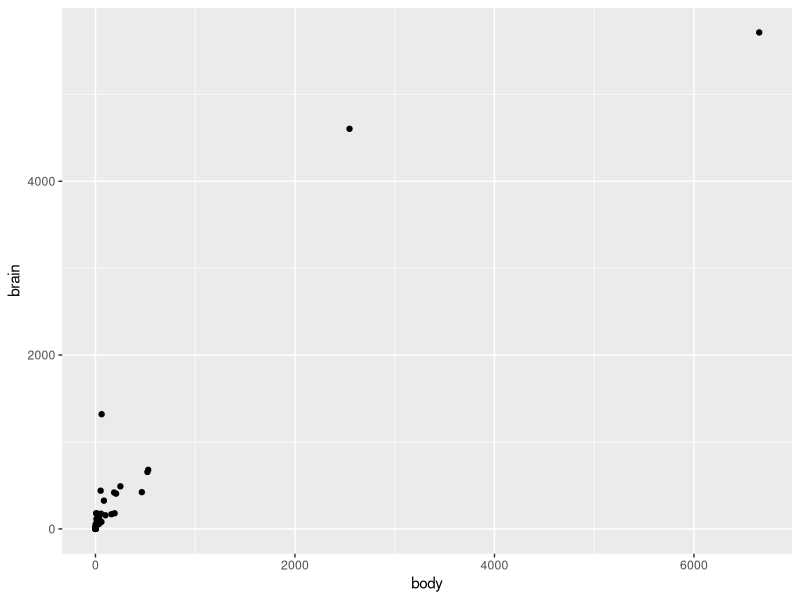
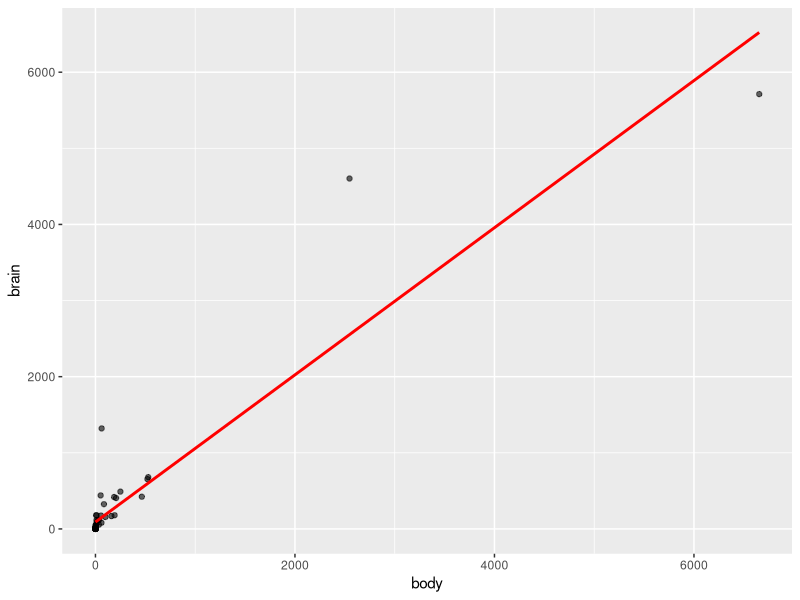
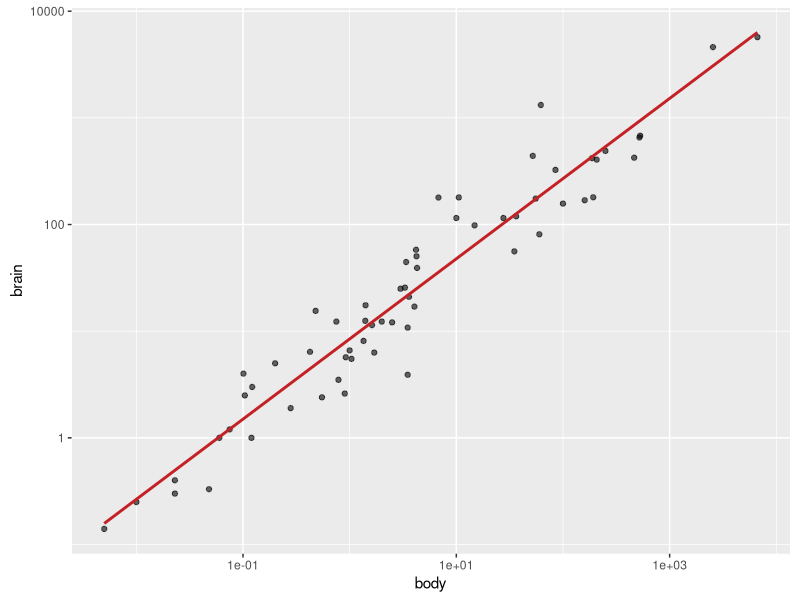
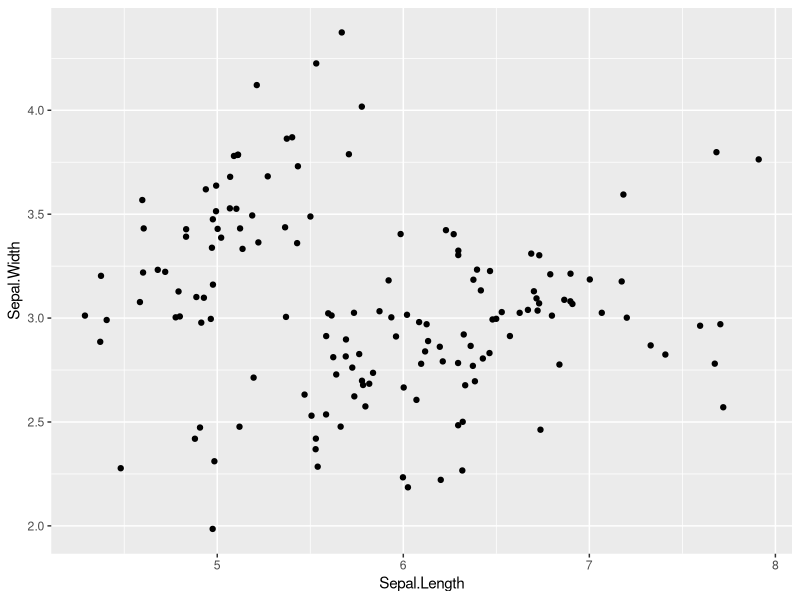
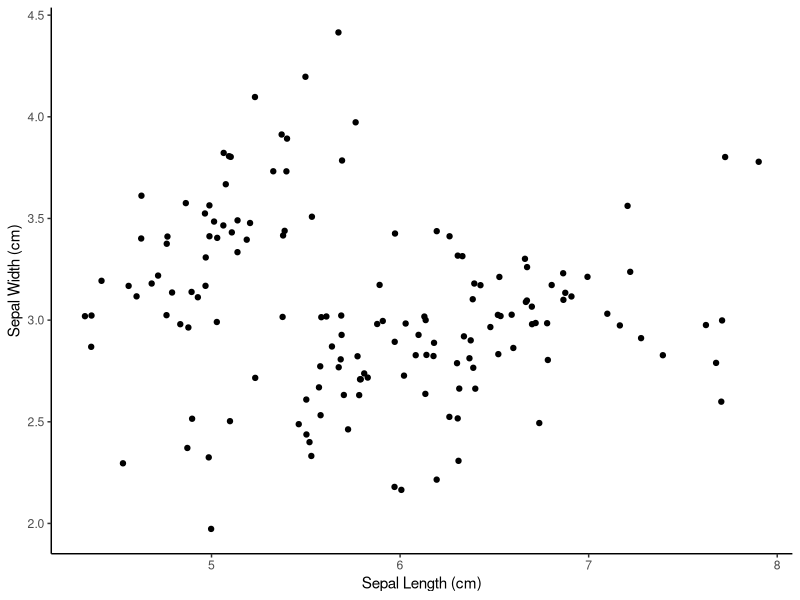
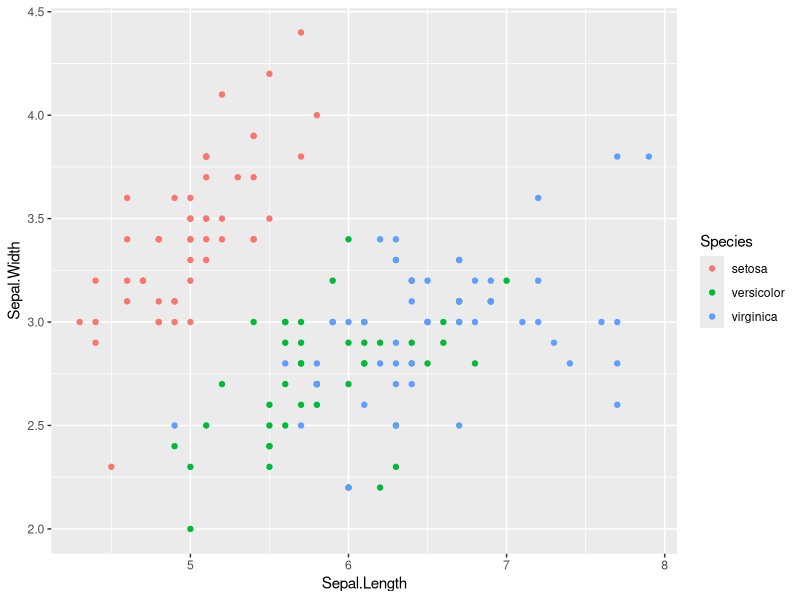
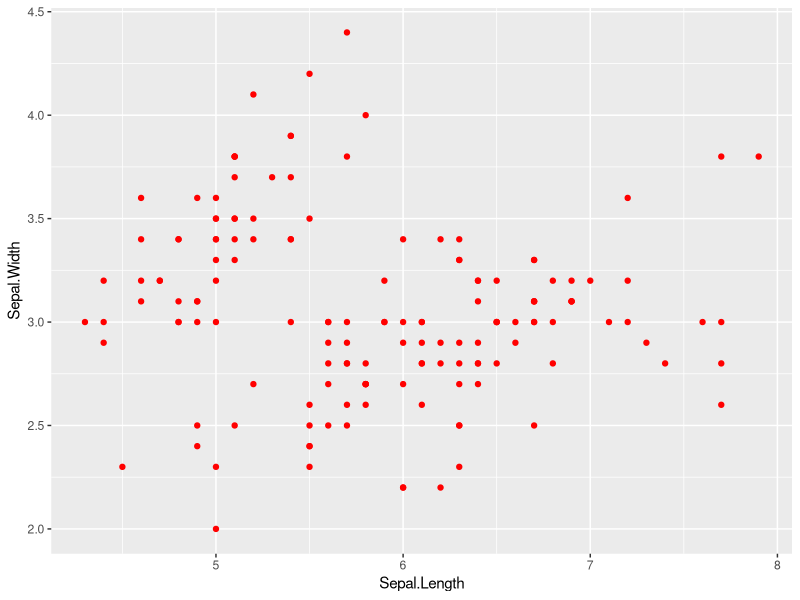
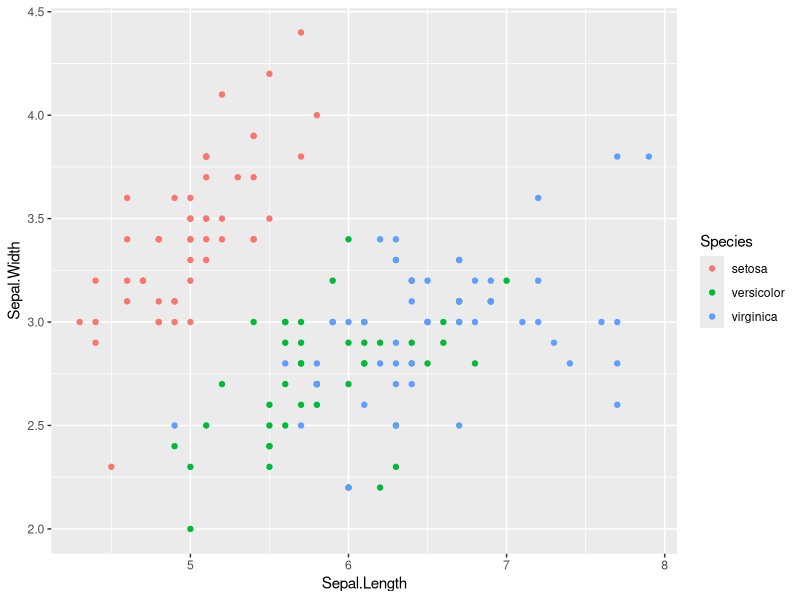

Generate these figures, in order, with R: (Note: this script raises an error after producing the figures.)
## ---- chunk 1
library(MASS)
library(ggplot2)
mammals
## ---- chunk 2
ggplot(mammals, aes(x = body, y = brain)) +
  geom_point()
## ---- chunk 3
ggplot(mammals, aes(x = body, y = brain)) +
  geom_point(alpha = 0.6) +
  stat_smooth(
    method = "lm",
    color = "red",
    se = FALSE
  )
## ---- chunk 4
ggplot(mammals, aes(x = body, y = brain)) +
  geom_point(alpha = 0.6) +
  coord_fixed() +
  scale_x_log10() +
  scale_y_log10() +
  stat_smooth(
    method = "lm",
    color = "#C42126",
    se = FALSE,
    size = 1
  )
## ---- chunk 5
iris
## ---- chunk 6
g <- ggplot(iris, aes(x = Sepal.Length, y = Sepal.Width)) +
  geom_jitter()
g
## ---- chunk 7
g <- g +
  labs(x = "Sepal Length (cm)", y = "Sepal Width (cm)") +
  theme_classic()
g
## ---- chunk 8
ggplot(iris, aes(x = Sepal.Length, y = Sepal.Width, color = Species)) +
  geom_point()
## ---- chunk 9
ggplot(iris, aes(x = Sepal.Length, y = Sepal.Width)) +
  geom_point(color = 'red')
## ---- chunk 10
ggplot(iris, aes(x = Sepal.Length,
                 y = Sepal.Width,
                 color = Species)) +
  geom_point(position = "identity")
## ---- chunk 11
ggplot(iris, aes(x = Sepal.Length,
                 y = Sepal.Width,
                 color = Species)) +
  geom_point(position = "jitter")
## ---- chunk 12
posn_j <- position_jitter(0.1)

ggplot(iris, aes(x = Sepal.Length,
                 y = Sepal.Width,
                 color = Species)) +
  geom_point(position = posn_j)
## ---- chunk 13
ggplot(iris, aes(x = Sepal.Length,
                 y = Sepal.Width,
                 color = Species)) +
  geom_point(position = 'jitter') +
  scale_x_continuous("Sepal Length") +
  scale_color_discrete("Species")
## ---- chunk 14
ggplot(iris, aes(x = Sepal.Length,
                 y = Sepal.Width,
                 color = Species)) +
  geom_point(position = 'jitter') +
  scale_x_continuous("Sepal Length",
                     limits = c(2,8)) +
  scale_color_discrete("Species")
## ---- chunk 15
ggplot(iris, aes(x = Sepal.Length,
                 y = Sepal.Width,
                 color = Species)) +
  geom_point(position = 'jitter') +
  scale_x_continuous("Sepal Length",
                     limits = c(2,8),
                     breaks = seq(2, 8, 3)) +
  scale_color_discrete("Species")
## ---- chunk 16
ggplot(iris, aes(x = Sepal.Length,
                 y = Sepal.Width,
                 color = Species)) +
  geom_point(position = 'jitter') +
  scale_x_continuous("Sepal Length",
                     limits = c(2,8),
                     breaks = seq(2, 8, 3),
                     expand = c(0,0)) +
  scale_color_discrete("Species")
## ---- chunk 17
ggplot(iris, aes(x = Sepal.Length,
                 y = Sepal.Width,
                 color = Species)) +
  geom_point(position = 'jitter') +
  scale_x_continuous("Sepal Length",
                     limits = c(2,8),
                     breaks = seq(2, 8, 3),
                     expand = c(0,0),
                     labels = c("Setosa", "Versicolor", "Virginica")) +
  scale_color_discrete("Species")
## ---- chunk 18
ggplot(iris, aes(x = Sepal.Length,
                 y = Sepal.Width,
                 color = Species)) +
  geom_point(position = 'jitter') +
  labs(x = "Sepal Length", y = "Sepal Width", color = "Species")
## ---- chunk 19
ggplot(iris, aes(x = Sepal.Length,
                 y = Sepal.Width)) +
  geom_point()
## ---- chunk 20
# Same as plot below
ggplot(iris, aes(x = Sepal.Length,
                 y = Sepal.Width)) +
  geom_point()

# Same as plot above
ggplot(iris, aes(x = Sepal.Length,
                 y = Sepal.Width)) +
  geom_point(aes(color = Species))

## ---- chunk 21
library('dplyr')
iris %>%
  group_by(Species) %>%
  summarise_all(mean) -> iris.summary # Summary statistics
## ---- chunk 22
ggplot(iris, aes(x = Sepal.Length,
                 y = Sepal.Width,
                 col = Species)) +
  # Inherits both data and aes from ggplot
  geom_point() +
  # Different data, but inherited aes
  geom_point(data = iris.summary, shape = 15, size = 5)
## ---- chunk 23
ggplot(iris, aes(x = Sepal.Length, y = Sepal.Width, col = Species)) +
  geom_point() + 
  geom_point(data = iris.summary, shape = 21, size = 5, fill = "black", stroke = 2)
## ---- chunk 24
ggplot(iris,
       aes(x = Sepal.Length,
           y = Sepal.Width,
           col = Species)) +
  geom_point(position = "jitter")
## ---- chunk 25
ggplot(iris, aes(x = Sepal.Width)) + geom_histogram()
## ---- chunk 26
ggplot(iris, aes(x = Sepal.Width)) + 
  geom_histogram(binwidth = 0.1)
## ---- chunk 27
ggplot(iris, aes(x = Sepal.Width)) + 
  geom_histogram(binwidth = 0.1,
                 ceneter = 0.05)
## ---- chunk 28
ggplot(iris, aes(x = Sepal.Width, fill = Species)) +
  geom_histogram(binwidth = 0.1,
                 ceneter = 0.05,
                 position = 'stack')
## ---- chunk 29
ggplot(iris, aes(x = Sepal.Width, fill = Species)) +
  geom_histogram(binwidth = 0.1,
                 ceneter = 0.05,
                 position = 'dodge')
## ---- chunk 30
ggplot(iris, aes(x = Sepal.Width,
                 fill = Species)) +
  geom_histogram(binwidth = 0.1,
                 center = 0.05,
                 position = 'fill')
## ---- chunk 31
str(msleep)
ggplot(msleep, aes(vore)) +
  geom_bar()
## ---- chunk 32
# Calculate descriptive statistics
library(tidyr)
iris_summ_long <- iris %>%
  select(Species, Sepal.Width) %>%
  gather(key, value, -Species) %>%
  group_by(Species) %>%
  summarise(avg = mean(value),
            stdev = sd(value))

iris_summ_long
## ---- chunk 33
ggplot(iris_summ_long, aes(x = Species,
                           y = avg)) +
  geom_col() +  # Use geom_col as already calculated
  geom_errorbar(aes(ymin = avg - stdev,
                    ymax = avg + stdev),
                width = 0.1)
## ---- chunk 34
data(beavers)
str(beaver1)
str(beaver2)
## ---- chunk 35
ggplot(beaver1, aes(x = time, y= temp,
                    color = factor(activ))  # Color each segment of line according to weather beaver was active or not
       ) + geom_line()
## ---- chunk 36
ggplot(fish, aes(x = Year,
                 y = Capture,
                 fill = Species)) +
  geom_ribbon(aes(ymax = Capture, ymin = 0), alpha = 0.3)
## ---- chunk 37
ggplot(fish.tidy, aes(x = Year, y = Capture, color = Species)) +
  geom_line(aes(group = Species))
## ---- chunk 38
ggplot(iris, aes(x = Sepal.Length, y = Sepal.Width, color = Species)) +
  geom_jitter(alpha = 0.6)
## ---- chunk 39
ggplot(iris, aes(x = Sepal.Length, y = Sepal.Width, color = Species)) +
  geom_jitter(alpha = 0.6) +
  theme(axis.title = element_text(color = "blue"))  # Changes the axis font colours to blue
## ---- chunk 40
z <- ggplot(iris, aes(x = Sepal.Length, y = Sepal.Width, color = Species)) +
  geom_jitter(alpha = 0.6) +
  scale_x_continuous("Sepal Length (cm)", limits = c(4,8), expand = c(0,0)) +
  scale_y_continuous("Sepal Width (cm)", limits = c(1.5,5), expand = c(0,0)) +
  scale_color_brewer("Species", palette = "Dark2", labels = c("Setosa", "Versicolor", "Virginica"))
z
## ---- chunk 41
z + theme(text = element_text(family = "serif", size = 14),
          rect = element_blank(),
          panel.grid = element_blank(),
          title = element_text(color = "#8b0000"),
          axis.line = element_line(color = "black"))
## ---- chunk 42
theme_iris <- theme(text = element_text(family = "serif", size = 14),
          rect = element_blank(),
          panel.grid = element_blank(),
          title = element_text(color = "#8b0000"),
          axis.line = element_line(color = "black"))
## ---- chunk 43
z + theme_iris
## ---- chunk 44
m <- ggplot(iris, aes(x = Sepal.Width)) +
  geom_histogram(binwidth = 0.1,
                 center = 0.05)
m
## ---- chunk 45
m +
  theme_iris
## ---- chunk 46
m +
  theme_iris +
  theme(axis.line.x = element_blank())
## ---- chunk 47
z + theme_classic()
## ---- chunk 48
library(ggthemes)
z +
  theme_tufte()
## ---- chunk 49
original <- theme_update(text = element_text(family = "serif", size = 14),
                        rect = element_blank(),
                        panel.grid = element_blank(),
                        title = element_text(color = "#8b0000"),
                        axis.line = element_line(color = "black"))
## ---- chunk 50
theme_set(original)
## ---- chunk 51
ggplot(gm2007_full_arranged, aes(index, lifeExp)) +
  geom_point()
## ---- chunk 52
p <- ggplot(iris, aes(x = Sepal.Width))
p + geom_histogram()
## ---- chunk 53
p <- ggplot(mtcars, aes(x = factor(cyl), fill = factor(am)))
p + geom_bar()
p + stat_count()
## ---- chunk 54
ggplot(iris, aes(x = Sepal.Length,
                 y = Sepal.Width,
                 color = Species)) +
  geom_point() +
  geom_smooth()
## ---- chunk 55
ggplot(iris, aes(x = Sepal.Length,
                 y = Sepal.Width,
                 color = Species)) +
  geom_point() +
  geom_smooth(se = FALSE)
## ---- chunk 56
ggplot(iris, aes(x = Sepal.Length,
                 y = Sepal.Width,
                 color = Species)) +
  geom_point() +
  geom_smooth(se = FALSE, span = 0.4)
## ---- chunk 57
ggplot(iris, aes(x = Sepal.Length,
                 y = Sepal.Width,
                 color = Species)) +
  geom_point() +
  geom_smooth(se = FALSE, method = "lm")
## ---- chunk 58
ggplot(iris, aes(x = Sepal.Length,
                 y = Sepal.Width,
                 color = Species)) +
  geom_point() +
  geom_smooth(method = "lm", fullrange = TRUE)
## ---- chunk 59
p <- ggplot(iris, aes(Sepal.Length, Sepal.Width))
p + geom_point()
## ---- chunk 60
p + geom_jitter(alpha = 0.5,
                width = 0.1,
                height = 0.1)
## ---- chunk 61
p +
  geom_count()
## ---- chunk 62
ggplot(iris, aes(Sepal.Length, Sepal.Width, color = Species)) +
  geom_count(alpha = 0.4)
## ---- chunk 63
library(AER)
data(Journals)

p <- ggplot(Journals,
            aes(log(price/citations),
                log(subs))) +
  geom_point(alpha = 0.5)
p
## ---- chunk 64
p +
  geom_quantile(quantiles = c(0.05, 0.50, 0.95))
## ---- chunk 65
ggplot(iris, aes(x = Species,
                 y = Sepal.Length)) +
  geom_jitter(width = 0.2)
## ---- chunk 66
set.seed(123)
xx <- rnorm(100)

# Hmisc
library(Hmisc)
smean.sdl(xx, mult = 1)  # Returns mean +/- one sd as a named vector

#ggplot2
mean_sdl(xx, mult = 1)  # Converts vector to a df, renaming variables to match ggplot2 aesthetics
## ---- chunk 67
ggplot(iris, aes(x = Species,
                 y = Sepal.Length)) +
  stat_summary(fun.data = mean_sdl,
               fun.args = list(mult = 1))
## ---- chunk 68
ggplot(iris, aes(x = Species,
                 y = Sepal.Length)) +
  stat_summary(fun.y = mean,
               geom = 'point') +
  stat_summary(fun.data = mean_sdl,
               fun.args = list(mult = 1),
               geom = "errorbar",
               width = 0.1)
## ---- chunk 69
ERR <- qt(0.975, length(xx) - 1) * (sd(xx) / sqrt(length(xx)))
mean(xx)

mean(xx) + (ERR * c(-1, 1)) # 95% confidence interval

mean_cl_normal(xx) # Calculates mean and upper and lower bounds of the 95% confidence interval, calculated using the t-distribution
## ---- chunk 70
mam.new <- data.frame(body = log10(mammals$body))

ggplot(mam.new, aes(x = body)) +
  geom_histogram(aes(y = ..density..)) +
  geom_rug() + # Adds tick marks on the bottom of plot
  stat_function(fun = dnorm, color = "red",
                args = list(mean = mean(mam.new$body),
                            sd = sd(mam.new$body)))
## ---- chunk 71
ggplot(mam.new, aes(sample = body)) +
  stat_qq() +
  geom_qq_line(col = "red")
## ---- chunk 72
iris.smooth <- ggplot(
  iris,
  aes(x = Sepal.Length,
      y = Sepal.Width,
      color = Species)
) +
  geom_point(alpha = 0.7) +
  geom_smooth()

iris.smooth
## ---- chunk 73
iris.smooth +
  scale_x_continuous(limits = c(4.5, 5.5))
## ---- chunk 74
iris.smooth +
  xlim(c(4.5, 5.5))
## ---- chunk 75
iris.smooth +
  coord_cartesian(xlim = c(4.5, 5.5))
## ---- chunk 76
library(zoo)
sunspots.m <- data.frame(
  year = index(sunspot.month),
  value = reshape2::melt(sunspot.month)$value)

ggplot(sunspots.m, aes(x = year, y = value)) +
  geom_line() +
  coord_fixed() # Default 1:1 aspect ratio
## ---- chunk 77
ggplot(sunspots.m, aes(x = year, y = value)) +
  geom_line() +
  coord_fixed(0.055)
## ---- chunk 78
ggplot(msleep, aes(bodywt, y = 1)) +
  geom_jitter() +
  scale_x_continuous(limits = c(0, 7000),
                     breaks = seq(0, 7000, 10000))
## ---- chunk 79
ggplot(msleep, aes(log10(bodywt), y = 1)) +
  geom_jitter() +
  scale_x_continuous(limits = c(-3, 4),
                     breaks = -3:4)
